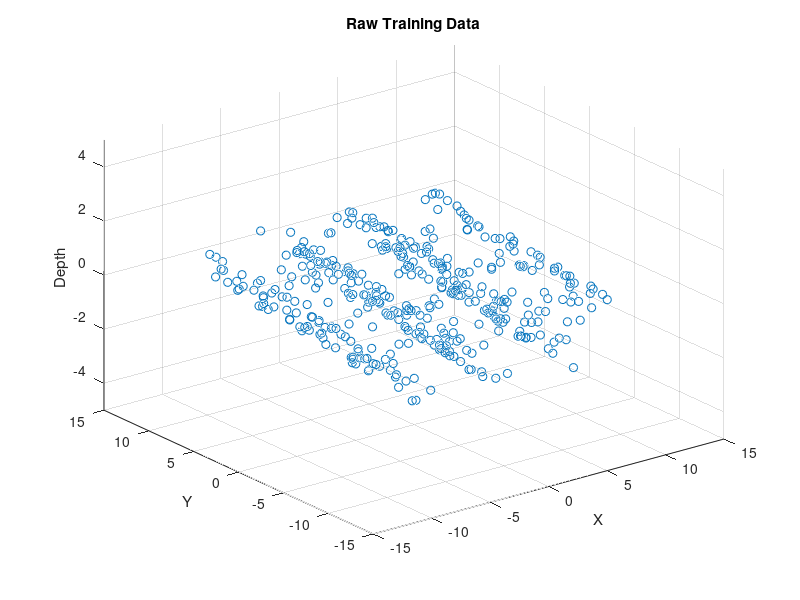

The MATLAB script that drew this image: (Note: this script raises an error after producing the figure.)
%%% 3D GPR in MATLAB // URI Phillip Parisi - Update June 2022

% THIS VERSION USES 3D DATA (technically, 2.5D data)
% X and Y --> position on seafloor (training inputs)
% Z --> depth of seafloor at given position (training outputs)

%%%% GUIDE TO USE
%%% .m files you need:
% this script, which is the main script
% gpr_functions folder (located one directory above mainscript)

% Add gpr_functions to the path
% you can do this manually with addpath(.../filepath/gpr_functions) 
    % if below code does not work
dir_path = cd;
idcs = strfind(dir_path,'/');
func_dir = dir_path(1:idcs(end));
func_dir = strcat(func_dir,"gpr_functions");
addpath(func_dir);

%%%% RUNNING & PARAMETERS TO TWEAK
% this script should be good to run out-of-the-box
% there will be randomly generated x-data (training data), plotted in blue
% the GPR data points are plotted in red w/ error bars (uncertainty)

% You can TUNE
% - Kernel Hyperparameters
% - not recommended to change the map_size, but possible

%%%%%%%%%%%%%%%%%%%%%%%%%%%%%%%%%%%%%%%%%%%%%%%% SETUP
clc, clearvars, close all, format compact

% Kernel Hyperparameters
hp.L = 3.0;               % lengthscale (high = smoother, low = noisier)
hp.sigma_p = 4.0;         % process noise (output scale / vertical scale)
hp.sigma_n = 0.2;         % sensor noise (used to create W)
hp.kerneltype = 'exact';  % 'exact' or 'sparse' approximate kernel

%%%%%% Generate Random Training Data + Noise (2.5D)
map_size = 20; % side of square map dimensions, keep this even if you can 
x = (-map_size/2:(map_size/2-1));
y = (-map_size/2:(map_size/2-1));
[X,Y] = meshgrid(x,y);

% Matrices map_size x map_size
X = X + randn(map_size,map_size);
Y = Y + randn(map_size,map_size);
Z = 1*sin(X) + Y/20;                    % shape of curve!
% gaussian nosie
noise.mu = 0; noise.sigma = hp.sigma_n;
Z = Z + normrnd(noise.mu,noise.sigma,map_size,map_size)/5;

% Reshape (map_size^2 x 1)
X1 = reshape(X,map_size^2,1);
Y1 = reshape(Y,map_size^2,1);
Z1 = reshape(Z,map_size^2,1);

% Rename and Clear Variables
X = [X1 Y1];
Y = Z1;
nnum = length(Y);
clearvars -except X Y map_size nnum hp

% Plot
figure
scatter3(X(:,1),X(:,2),Y,'k.')
xlabel('X'),ylabel('Y'),zlabel('Depth')
title('Raw Training Data'), zlim([-5 5])

%%%%%% Prediction Points STAR
% predict at more points than the raw data
predict_pts = map_size*2;
x_star = (-predict_pts/2:0.5:(predict_pts/2)-0.5); 
y_star = (-predict_pts/2:0.5:(predict_pts/2)-0.5); %adding pts twice as dense
[x_star,y_star] = meshgrid(x_star,y_star);
x_star = reshape(x_star,(2*predict_pts)^2,1);
y_star = reshape(y_star,(2*predict_pts)^2,1);

X_Star = [x_star y_star]; % m x 2 % vertical array, can add training data for prediction X
clear x_star y_star

disp('...test data generated, run the next section...')

%%
%%%%%%%%%%%%%%%%%%%%%%%%%%%%%%%%%%%%%%%%%%%%%%%% MATRIX CALCS
clc, close all, disp('...running GPR, may take a minute...')
tic 

% Calculate V and Inv(V)                            % depends on training x-points only
W = (hp.sigma_n^2)*eye(nnum);                       % Whitenoise (identity * sigmasquared)
V = K_Function(X,X,hp) + W;                         % Calculate Covariance Matrix using Kernel

% Generate K Parameters
tic
K_Star = K_Function(X_Star,X,hp);                   % Calculate K_Star for New Point(s)
K_StarStar = K_Function(X_Star,X_Star,hp);          % Calculate K_StarStar for New Point(s)
prediction_kernel_calc_time = toc;

% Cholesky Decomposition
L = chol(V,'lower');                                % Lower triangular cholesky factor

% Calculate Predictions!                                    % Finally bring in the training y-points here
Y_Star_Hat = K_Star * CholeskySolve(L,Y);                   % Mean Predictions (mean values of Gaussians)
CapSigma_Star = K_StarStar-K_Star*CholeskySolve(L,K_Star'); % Variance Predictions (prediction covariance matrix)
Y_Star_Var = diag(CapSigma_Star);                           % The diagonals store the variances we want!


%%%%%%%%%%%%%%%%%%%%%%%%%%%%%%%%%%%%%%%%%%%%%%%% LOG MARGINAL LIKELIHOOD

% How good is our fit? Use this to tune hyperparameters
LML = calcLML(L,Y,nnum);
AlgoTime = toc;


%%%%%%%%%%%%%%%%%%%%%%%%%%%%%%%%%%%%%%%%%%%%%%%% PLOTS & OUTPUTS

%%%% Output LML
clc
fprintf('KernelPredictionTime = %1.2f.\n',prediction_kernel_calc_time)
fprintf('AlgoTime = %1.2f.\n',AlgoTime)
fprintf('Log Marginal Likelihood is %1.1f. Tune hyperparams for better fit.\n',LML)

%%%% Plot Raw Data
figure
scatter3(X(:,1),X(:,2),Y, ...       % Training Data
    2, ... % marker size
    'k') % color of pts
xlabel('X'),ylabel('Y'),zlabel('Depth')
title('Raw Training Data'), zlim([-5 5])

%%%%% Plot Prediction Data
% 2sigma are plotted rather than variance
figure
scatter3(X(:,1),X(:,2),Y, ...       % Training Data
    2, ... % marker size
    'k') % color of pts
scatter3(X_Star(:,1),X_Star(:,2),Y_Star_Hat,...  % Predictions
    10,... % marker size
    2*sqrt(Y_Star_Var), ... % 2sigma
    'filled') % color of pts
xlabel('X'), ylabel('Y'), zlabel('Depth')
title('GPR 3D - Seafloor Ripples')
zlim([-5 5])
legend('Predictions','Location','North')
colormap(); 
bar = colorbar();
ylabel(bar,'variance')
xlabel('X'), ylabel('Y'), zlabel('Depth')
title('GPR 3D - Seafloor Ripples')
zlim([-5 5])

% Training and Prediction Data
figure
scatter3(X(:,1),X(:,2),Y, ...       % Training Data
    5, ... % marker size
    'r') % color of pts
hold on

scatter3(X_Star(:,1),X_Star(:,2),Y_Star_Hat,...  % Predictions
    10,... % marker size
    2*sqrt(Y_Star_Var), ... % 2sigma
    'filled') % color of pts
xlabel('X'), ylabel('Y'), zlabel('Depth')
title('GPR 3D - Seafloor Ripples')
zlim([-5 5])
colormap(); 
legend('Raw Data','Predictions','Location','North')
bar = colorbar();
ylabel(bar,'variance')

